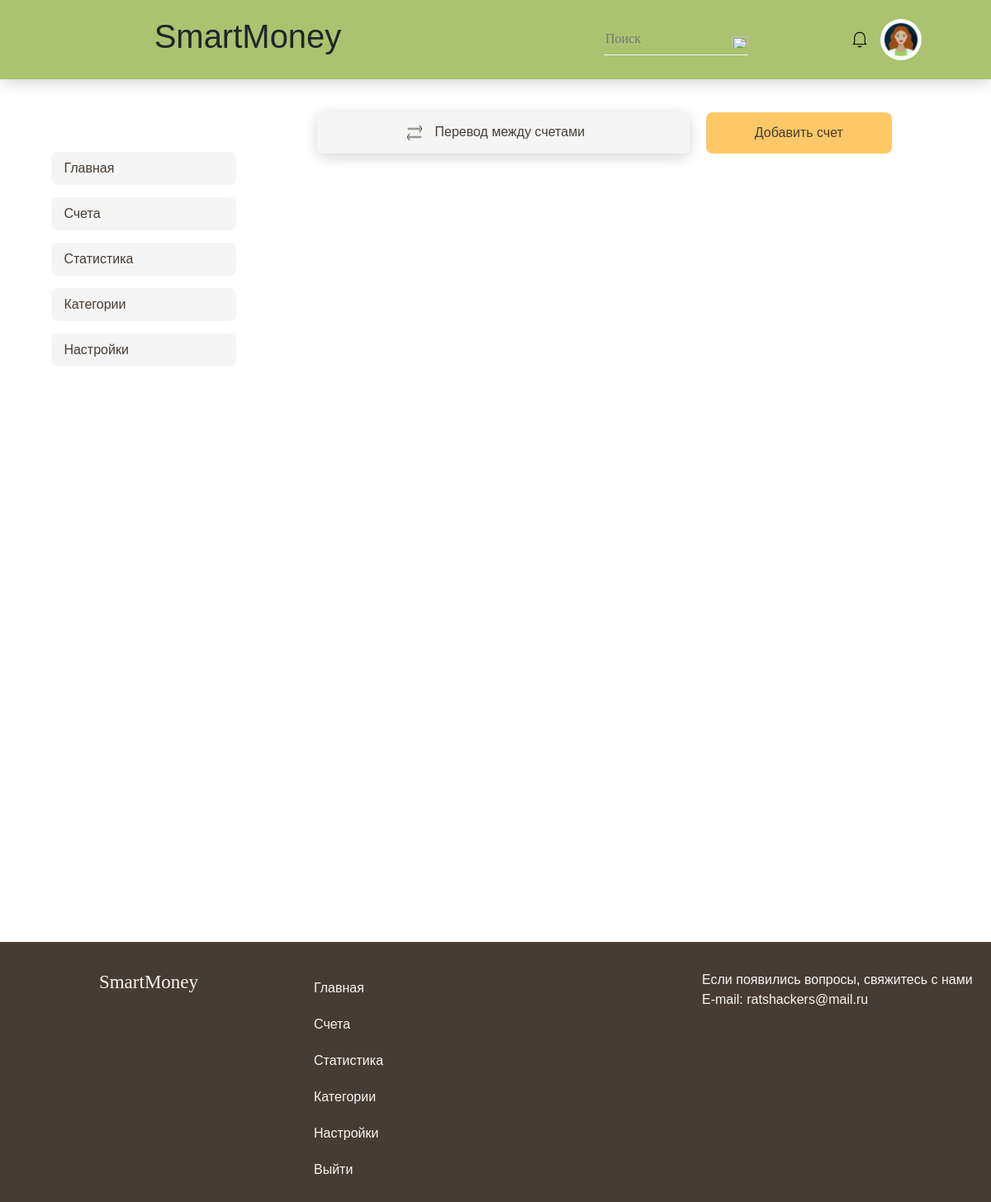
Before: /users/accounts/ (signed in) with the older database file.
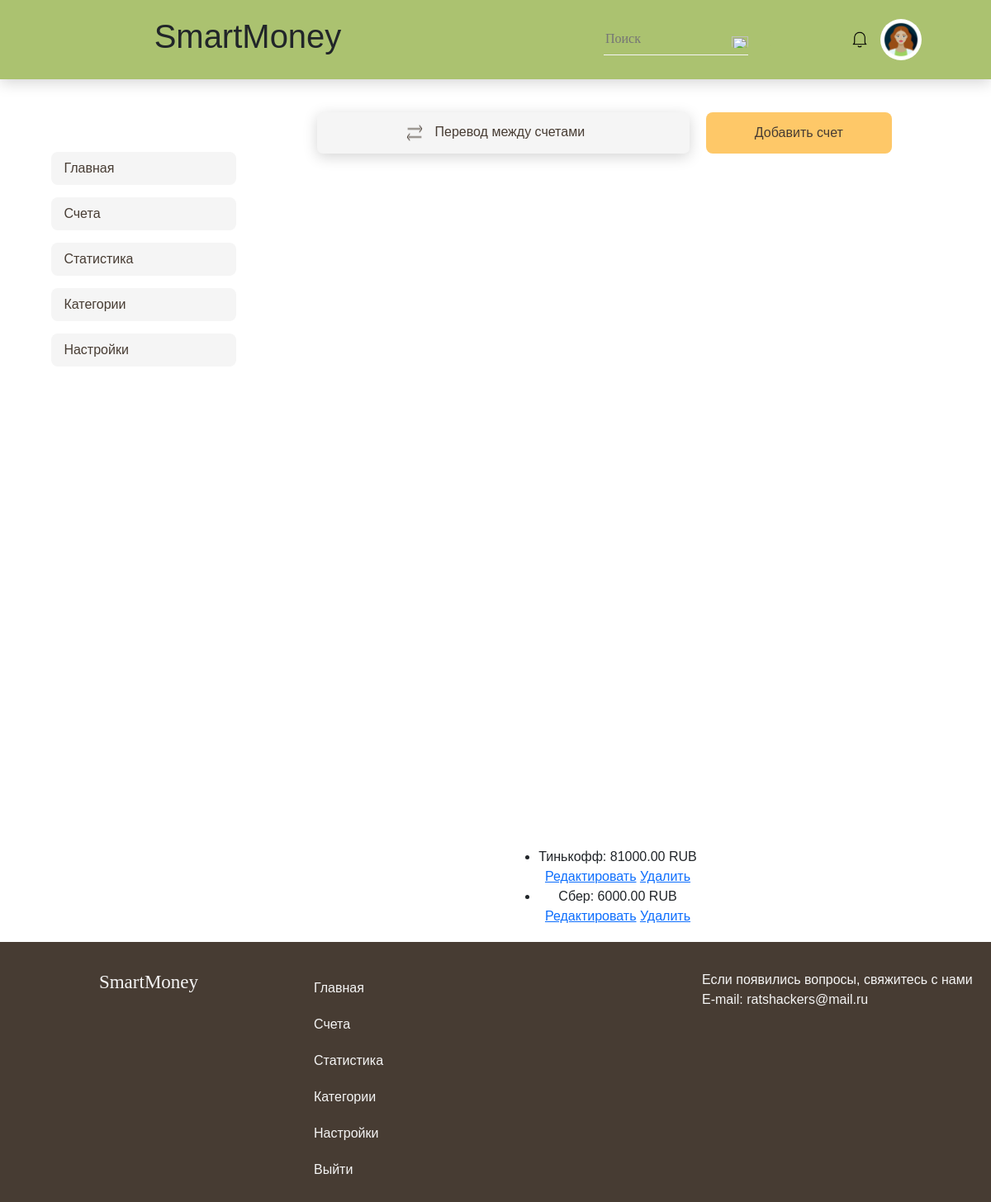
After: the same page with the newer database file.
### users/models.py (models this page shows, shortened)
class Account(models.Model):
    user = models.ForeignKey(AUTH_USER_MODEL, on_delete=models.CASCADE)
    name = models.CharField(max_length=50)
    balance = models.DecimalField(max_digits=10, decimal_places=2, validators=[positive_number_validator])
    color = models.CharField(max_length=7, default="#000000")

### users/views.py (the view)
# urls.py: path('accounts/', account_list, name='accounts'),
@login_required
def account_list(request):
    accounts = Account.objects.filter(user=request.user)
    return render(request, 'profile/accounts/accounts.html', {'accounts': accounts})

### users/templates/users/profile/accounts/accounts.html (shortened to what this page needs)
{% extends 'users/profile/accounts/accounts_base.html' %}
{% load static %}
{% block head %}
  <link href="https://cdn.jsdelivr.net/npm/bootstrap@5.0.2/dist/css/bootstrap.min.css" rel="stylesheet"
>
  <link rel="stylesheet" href="{% static 'css/styleAccounts.css' %}">
{% endblock %}
{% block content %}
<div class="f-block">
    <div class="button-blocks">
        <a class="transfer-button" href="{% url 'transfer' %}">
          <img class="transfer-img" src="/static/images/Iconarrows-accounts.png"/>
          <div class="transfer-title">Перевод между счетами</div>
        </a>
        <a class="add-account-button" href="{% url 'create_account' %}">Добавить счет</a><br>
    </div>
    <div class="accounts-block">
    </div>
    <ul>
    {% for account in accounts %}
      <li>{{ account.name }}: {{ account.balance }} RUB</li>
        <a href="{% url 'edit_account' account.id %}">Редактировать</a>
        <a href="{% url 'delete_account' account.id %}">Удалить</a>
    {% endfor %}
    </ul>
</div>
{% endblock %}

Changed rows visible on the page:
added Account: name "Тинькофф", balance "81000.00"
added Account: name "Сбер", balance "6000.00"
